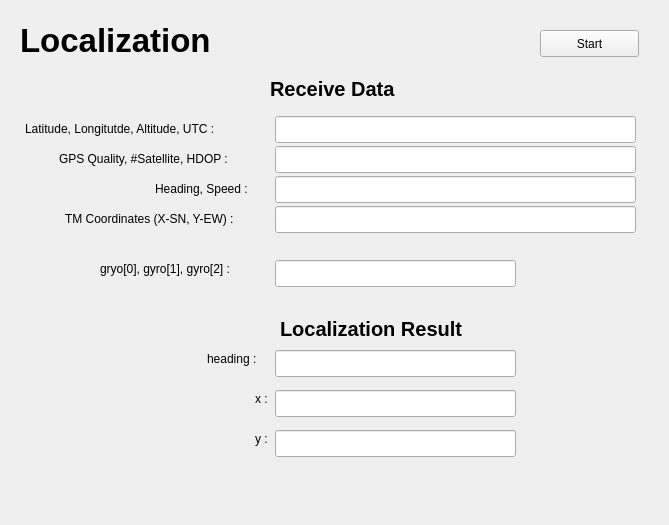
<?xml version="1.0" encoding="UTF-8"?>
<ui version="4.0">
 <class>MainWindow</class>
 <widget class="QMainWindow" name="MainWindow">
  <property name="geometry">
   <rect>
    <x>0</x>
    <y>0</y>
    <width>669</width>
    <height>525</height>
   </rect>
  </property>
  <property name="windowTitle">
   <string>localization</string>
  </property>
  <widget class="QWidget" name="centralWidget">
   <widget class="QPushButton" name="startButton">
    <property name="geometry">
     <rect>
      <x>540</x>
      <y>30</y>
      <width>99</width>
      <height>27</height>
     </rect>
    </property>
    <property name="text">
     <string>Start</string>
    </property>
   </widget>
   <widget class="QLineEdit" name="lineEdit_6">
    <property name="geometry">
     <rect>
      <x>275</x>
      <y>350</y>
      <width>241</width>
      <height>27</height>
     </rect>
    </property>
   </widget>
   <widget class="QLabel" name="label_10">
    <property name="geometry">
     <rect>
      <x>207</x>
      <y>350</y>
      <width>71</width>
      <height>17</height>
     </rect>
    </property>
    <property name="text">
     <string>heading :</string>
    </property>
   </widget>
   <widget class="QLineEdit" name="lineEdit_3">
    <property name="geometry">
     <rect>
      <x>275</x>
      <y>176</y>
      <width>361</width>
      <height>27</height>
     </rect>
    </property>
   </widget>
   <widget class="QLineEdit" name="lineEdit_4">
    <property name="geometry">
     <rect>
      <x>275</x>
      <y>206</y>
      <width>361</width>
      <height>27</height>
     </rect>
    </property>
   </widget>
   <widget class="QLabel" name="label">
    <property name="geometry">
     <rect>
      <x>25</x>
      <y>120</y>
      <width>251</width>
      <height>17</height>
     </rect>
    </property>
    <property name="text">
     <string>Latitude, Longitutde, Altitude, UTC :</string>
    </property>
   </widget>
   <widget class="QLineEdit" name="lineEdit_2">
    <property name="geometry">
     <rect>
      <x>275</x>
      <y>146</y>
      <width>361</width>
      <height>27</height>
     </rect>
    </property>
   </widget>
   <widget class="QLabel" name="label_9">
    <property name="geometry">
     <rect>
      <x>65</x>
      <y>210</y>
      <width>211</width>
      <height>17</height>
     </rect>
    </property>
    <property name="text">
     <string>TM Coordinates (X-SN, Y-EW) : </string>
    </property>
   </widget>
   <widget class="QLineEdit" name="lineEdit">
    <property name="geometry">
     <rect>
      <x>275</x>
      <y>116</y>
      <width>361</width>
      <height>27</height>
     </rect>
    </property>
   </widget>
   <widget class="QLabel" name="label_2">
    <property name="geometry">
     <rect>
      <x>59</x>
      <y>150</y>
      <width>221</width>
      <height>17</height>
     </rect>
    </property>
    <property name="text">
     <string>GPS Quality, #Satellite, HDOP :</string>
    </property>
   </widget>
   <widget class="QLabel" name="label_3">
    <property name="geometry">
     <rect>
      <x>155</x>
      <y>180</y>
      <width>121</width>
      <height>17</height>
     </rect>
    </property>
    <property name="text">
     <string>Heading, Speed : </string>
    </property>
   </widget>
   <widget class="QLineEdit" name="lineEdit_5">
    <property name="geometry">
     <rect>
      <x>275</x>
      <y>260</y>
      <width>241</width>
      <height>27</height>
     </rect>
    </property>
    <property name="text">
     <string/>
    </property>
   </widget>
   <widget class="QLabel" name="label_11">
    <property name="geometry">
     <rect>
      <x>100</x>
      <y>260</y>
      <width>171</width>
      <height>17</height>
     </rect>
    </property>
    <property name="text">
     <string>gryo[0], gyro[1], gyro[2] :</string>
    </property>
   </widget>
   <widget class="QLineEdit" name="lineEdit_7">
    <property name="geometry">
     <rect>
      <x>275</x>
      <y>390</y>
      <width>241</width>
      <height>27</height>
     </rect>
    </property>
   </widget>
   <widget class="QLabel" name="label_12">
    <property name="geometry">
     <rect>
      <x>255</x>
      <y>390</y>
      <width>21</width>
      <height>17</height>
     </rect>
    </property>
    <property name="text">
     <string>x :</string>
    </property>
   </widget>
   <widget class="QLineEdit" name="lineEdit_8">
    <property name="geometry">
     <rect>
      <x>275</x>
      <y>430</y>
      <width>241</width>
      <height>27</height>
     </rect>
    </property>
   </widget>
   <widget class="QLabel" name="label_13">
    <property name="geometry">
     <rect>
      <x>255</x>
      <y>430</y>
      <width>21</width>
      <height>17</height>
     </rect>
    </property>
    <property name="text">
     <string>y :</string>
    </property>
   </widget>
   <widget class="QLabel" name="label_4">
    <property name="geometry">
     <rect>
      <x>20</x>
      <y>20</y>
      <width>191</width>
      <height>41</height>
     </rect>
    </property>
    <property name="sizePolicy">
     <sizepolicy hsizetype="Preferred" vsizetype="Preferred">
      <horstretch>0</horstretch>
      <verstretch>0</verstretch>
     </sizepolicy>
    </property>
    <property name="font">
     <font>
      <pointsize>25</pointsize>
      <weight>75</weight>
      <bold>true</bold>
     </font>
    </property>
    <property name="text">
     <string>Localization</string>
    </property>
   </widget>
   <widget class="QLabel" name="label_5">
    <property name="geometry">
     <rect>
      <x>270</x>
      <y>80</y>
      <width>131</width>
      <height>17</height>
     </rect>
    </property>
    <property name="font">
     <font>
      <pointsize>15</pointsize>
      <weight>75</weight>
      <bold>true</bold>
     </font>
    </property>
    <property name="text">
     <string>Receive Data</string>
    </property>
   </widget>
   <widget class="QLabel" name="label_6">
    <property name="geometry">
     <rect>
      <x>280</x>
      <y>320</y>
      <width>191</width>
      <height>17</height>
     </rect>
    </property>
    <property name="font">
     <font>
      <pointsize>15</pointsize>
      <weight>75</weight>
      <bold>true</bold>
     </font>
    </property>
    <property name="text">
     <string>Localization Result</string>
    </property>
   </widget>
  </widget>
  <widget class="QMenuBar" name="menuBar">
   <property name="geometry">
    <rect>
     <x>0</x>
     <y>0</y>
     <width>669</width>
     <height>25</height>
    </rect>
   </property>
  </widget>
 </widget>
 <layoutdefault spacing="6" margin="11"/>
 <tabstops>
  <tabstop>startButton</tabstop>
 </tabstops>
 <resources/>
 <connections/>
</ui>
